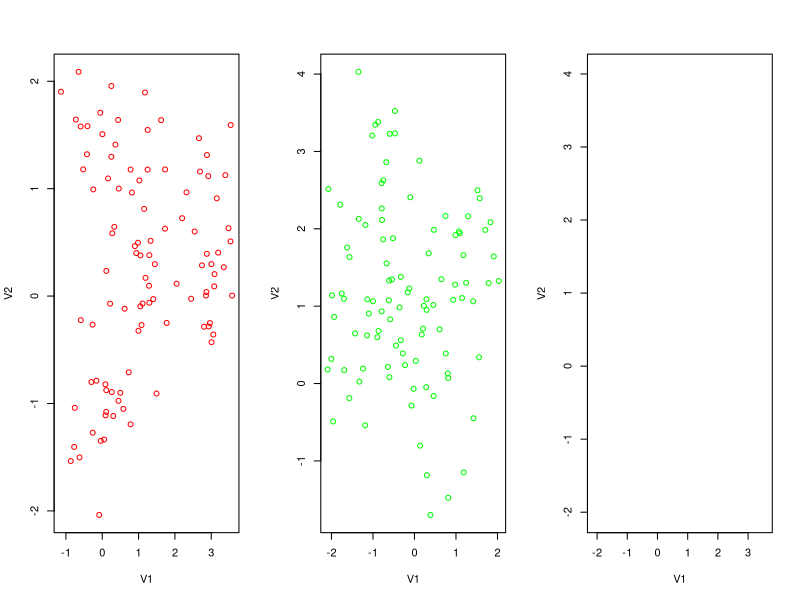
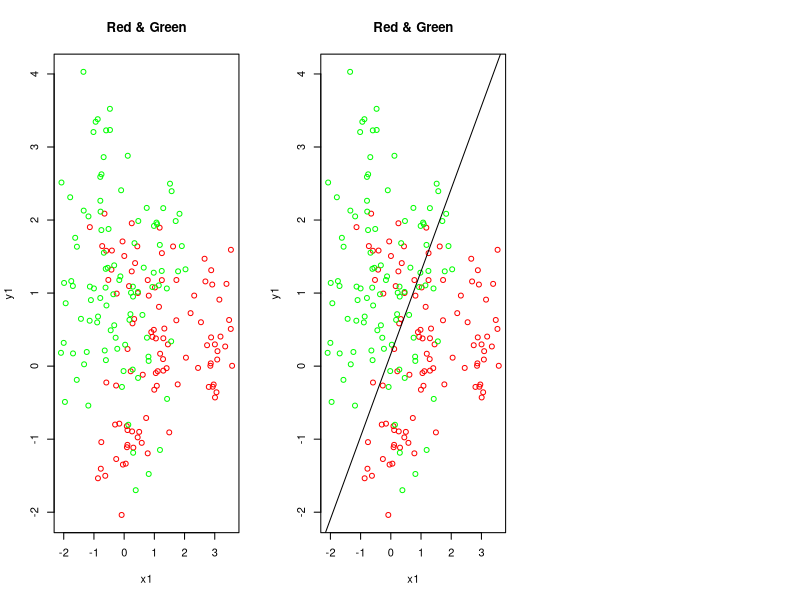

These figures' R source, in order:
## ---- chunk 1
# red points from training dataset
redpoints=read.table("trainred.txt",sep="\t",header=FALSE)

# green points from training dataset
greenpoints=read.table("traingreen.txt",sep="\t",header=FALSE)

# red points from test dataset
redtestpoints=read.table("testred.txt",sep="\t",header=FALSE)

# green points from test dataset
greentestpoints=read.table("testgreen.txt",sep="\t",header=FALSE)

# Combine red and green points.
X=rbind(redpoints,greenpoints)
dim(X)

y=c(rep(1,100),rep(0,100))
## ---- chunk 2
par(mfrow=c(1,3))

plot(redpoints,col="red")
plot(greenpoints,col="green")
plot(X,type="n")

plot(X,type="n",main='Red & Green',xlab='x1',ylab='y1')
points(redpoints,col="red")
points(greenpoints,col="green")
## ---- chunk 3
is.matrix(X)

is.data.frame(X)

X=as.matrix(X)

is.matrix(X)

# Regression 1
X1=cbind(rep(1,nrow(X)),X)
beta.hat=solve(t(X1)%*%X1)%*%t(X1)%*%y
beta.hat

y.hat=X1%*%beta.hat
y.hat

# Regression 2
rg=lm(y~X[,1]+X[,2])
beta.hat2 = rg$coefficients
y.hat2 = rg$fitted.values


g.hat=as.numeric(y.hat>0.5)
head(g.hat)
z=sum(g.hat==y)
training.error=1-z/200
training.error
## ---- chunk 4
plot(X,type="n",main='Red & Green',xlab='x1',ylab='y1')
points(redpoints,col="red")
points(greenpoints,col="green")
abline((.5-beta.hat[1])/beta.hat[3],-beta.hat[2]/beta.hat[3])
## ---- chunk 5
X0=rbind(redtestpoints,greentestpoints)
X0=as.matrix(X0)
y0=c(rep(1,1000),rep(0,1000))
X01=cbind(rep(1,2000),X0)
y0.hat=X01%*%beta.hat
g0.hat=as.numeric(y0.hat>0.5)
test.error=1-sum(g0.hat==y0)/2000
test.error
## ---- chunk 6
# Euclidean distance matrix
D=matrix(0,200,200)
dim(D)
for (i in 1:200) for (j in 1:200) D[i,j]=sqrt(sum((X[i,]-X[j,])^2))

# Example
s=c(1,4,5,3)
sort(s)
order(s)


D[1,]
D[1,c(198,197)]
order(D[1,])
order(D[1,])[1:7]

y
y[order(D[1,])[1:7]]
mean(y[order(D[1,])[1:7]])
g.hat=(mean(y[order(D[1,])[1:7]])>0.5)
g.hat

# Q6.

k=7
g.hat7=rep(0,200)
for (i in 1:200) g.hat7[i]=(mean(y[order(D[i,])[1:k]])>0.5)
 g.hat7
 training.error=1-sum(g.hat7==y)/200
 training.error

 
k=3
g.hat3=rep(0,200)
 for (i in 1:200) g.hat3[i]=(mean(y[order(D[i,])[1:k]])>0.5)
 training.error=1-sum(g.hat3==y)/200
 training.error

k=1
g.hat1=rep(0,200)
 for (i in 1:200) g.hat1[i]=(mean(y[order(D[i,])[1:k]])>0.5)
 training.error=1-sum(g.hat1==y)/200
 training.error
## ---- chunk 7
D0=matrix(0,2000,200)
dim(D0)

for (i in 1:2000) for (j in 1:200) D0[i,j]=sqrt(sum((X0[i,]-X[j,])^2))


k=7
g0.hat=rep(0,2000)
for (i in 1:2000) g0.hat[i]=(mean(g.hat7[order(D0[i,])[1:k]])>0.5)
g0.hat
test.error=1-sum(g0.hat==y0)/2000
test.error

k=3
g0.hat=rep(0,2000)
for (i in 1:2000) g0.hat[i]=(mean(g.hat3[order(D0[i,])[1:k]])>0.5)
g0.hat
test.error=1-sum(g0.hat==y0)/2000
test.error

k=1
g0.hat=rep(0,2000)
for (i in 1:2000) g0.hat[i]=(mean(g.hat1[order(D0[i,])[1:k]])>0.5)
g0.hat
test.error=1-sum(g0.hat==y0)/2000
test.error

#why it can't upload to github?
